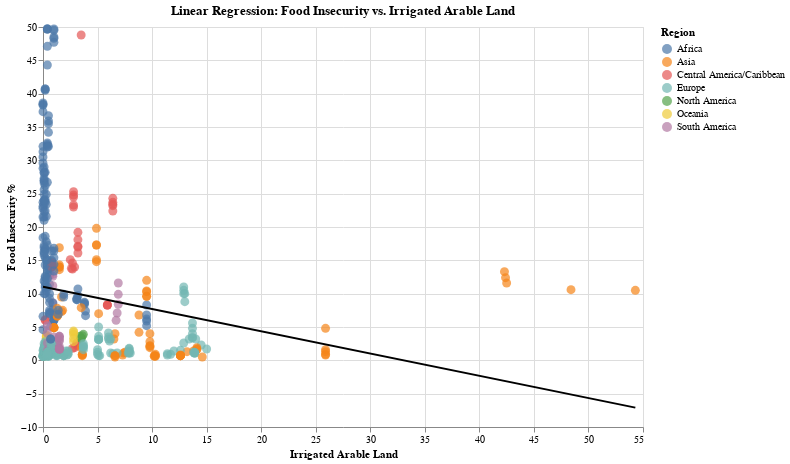

The notebook cell saved with this chart:
### Code cell
# Scatter plot with hover tooltips
scatter = alt.Chart(cleaned_df).mark_circle(size=80).encode(
    x=alt.X("Irrigated Arable Land:Q", title="Irrigated Arable Land"),
    y=alt.Y("Value:Q", title="Food Insecurity %"),
    color=alt.Color("Region:N", title="Region"),
    tooltip=[
        alt.Tooltip("Country or Area:N", title="Country"),
        alt.Tooltip("Year:N", title="Year"),
        alt.Tooltip("Value:Q", title="Food Insecurity Percentage"),
        alt.Tooltip("Irrigated Arable Land:Q", title="Irrigated Arable Land")
    ]
)

# Regression line
regression = alt.Chart(cleaned_df).transform_regression(
    "Irrigated Arable Land", "Value"
).mark_line(color="black").encode(
    x="Irrigated Arable Land:Q",
    y="Value:Q"
)

# Combine scatter and regression plots
final_chart = scatter + regression

# Display chart
final_chart.properties(
    width=600,
    height=400,
    title="Linear Regression: Food Insecurity vs. Irrigated Arable Land"
)

### Figure 1 — Vega-Lite specification as saved in the notebook (floating-point values rounded to 4 significant figures; data arrays with more than 128 entries replaced by an {"elided": "..."} marker saying what was removed)
{"config": {"view": {"continuousWidth": 300, "continuousHeight": 300}}, "layer": [{"mark": {"type": "circle", "size": 80}, "encoding": {"color": {"field": "Region", "title": "Region", "type": "nominal"}, "tooltip": [{"field": "Country or Area", "title": "Country", "type": "nominal"}, {"field": "Year", "title": "Year", "type": "nominal"}, {"field": "Value", "title": "Food Insecurity Percentage", "type": "quantitative"}, {"field": "Irrigated Arable Land", "title": "Irrigated Arable Land", "type": "quantitative"}], "x": {"field": "Irrigated Arable Land", "title": "Irrigated Arable Land", "type": "quantitative"}, "y": {"field": "Value", "title": "Food Insecurity %", "type": "quantitative"}}}, {"mark": {"type": "line", "color": "black"}, "encoding": {"x": {"field": "Irrigated Arable Land", "type": "quantitative"}, "y": {"field": "Value", "type": "quantitative"}}, "transform": [{"on": "Irrigated Arable Land", "regression": "Value"}]}], "data": {"name": "data-ad4ad90857165d875b05dde89fbf8806"}, "height": 400, "title": "Linear Regression: Food Insecurity vs. Irrigated Arable Land", "width": 600, "$schema": "https://vega.github.io/schema/vega-lite/v5.20.1.json", "datasets": {"data-ad4ad90857165d875b05dde89fbf8806": {"elided": "440 records"}}}
